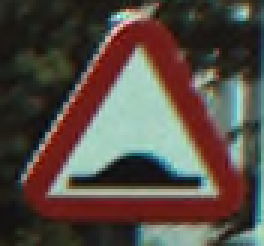
#> input picture K-means_with_feature/Training/0/00025_00001.ppm, 88 x 82 px (shown 3 times larger); its folder holds only this picture in this run
$ python kmeans.py
#> lines starting #> are read from the running program, lines starting #| are printed output that depends on the picture
import os
from PIL import Image
import numpy as np
from sklearn.metrics import adjusted_rand_score
from collections import Counter
import pandas as pd
import seaborn as sns
from sklearn.decomposition import PCA
from sklearn.preprocessing import StandardScaler
from sklearn.model_selection import train_test_split
from sklearn.metrics import accuracy_score, confusion_matrix, roc_curve, auc, roc_auc_score
import matplotlib.pyplot as plt
from sklearn.cluster import KMeans

#import trainning files
root_directory = 'Training'
classes = [class_label for class_label in os.listdir(root_directory)
           if os.path.isdir(os.path.join(root_directory, class_label))][:3]

images = []
labels = []

for class_label in classes:
    class_path = os.path.join(root_directory, class_label)

    if not os.path.isdir(class_path):
        print(f"Skipped non-directory: {class_path}")
        continue

    for image_file in os.listdir(class_path):
        image_path = os.path.join(class_path, image_file)

        if image_file.lower().endswith(('.ppm', '.png', '.jpg', '.jpeg', '.gif')):
           image=Image.open(image_path)
#> image is the input picture: PIL image 88x82 RGB; mean R, G, B 86.2, 76.3, 68.7
           image=image.resize((30,30))
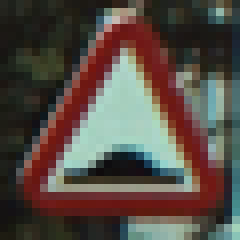
#> image: PIL image 30x30 RGB (shown 8 times larger); mean R, G, B 86.2, 76.2, 68.6
           image=np.array(image)
           flattened_image = image.flatten()
#> flattened_image = 2700 values, max 216 at index 1408, min 11 at index 1927, mean 77.01
           normalized_image = flattened_image / 255.0
#> normalized_image = 2700 values, max 0.847 at index 1408, min 0.0431 at index 1927, mean 0.302
           images.append(normalized_image)
           labels.append(class_label)
#> pass 2 of the loop `for class_label in classes:`:
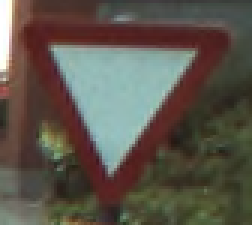
#> input picture K-means_with_feature/Training/1/00015_00000.ppm, 84 x 75 px (shown 3 times larger)
#> image is the input picture: PIL image 84x75 RGB; mean R, G, B 92.8, 85.9, 75.7
#> `image=image.resize((30,30))`:
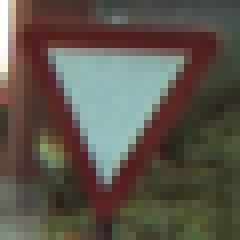
#> image: PIL image 30x30 RGB (shown 8 times larger); mean R, G, B 92.8, 85.9, 75.7
#> flattened_image = 2700 values, max 255 at index 0, min 25 at index 1682, mean 84.8
#> normalized_image = 2700 values, max 1 at index 0, min 0.098 at index 1682, mean 0.333


normalized__images=images
#> normalized__images = 2 items
labels=np.array(labels)


#import test files
test_images_nor=[]
test_path='Testing'
#> (the run stopped early here; a loop or call above may not have finished)
